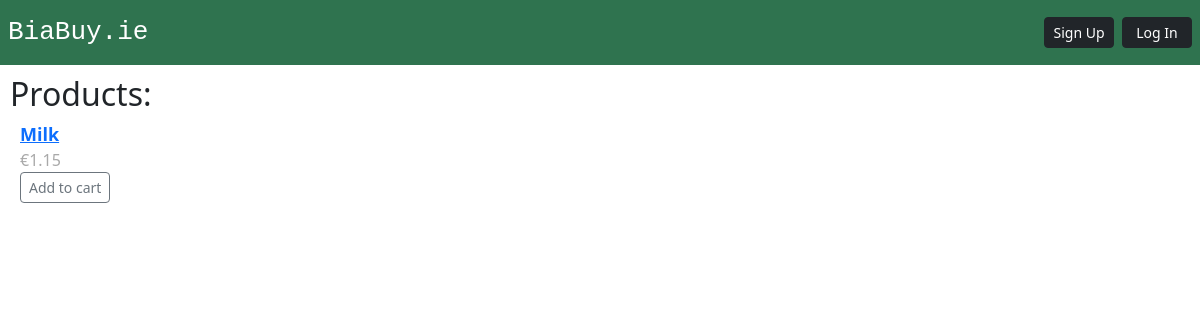
/catalog/, run on an earlier commit of the app's database.
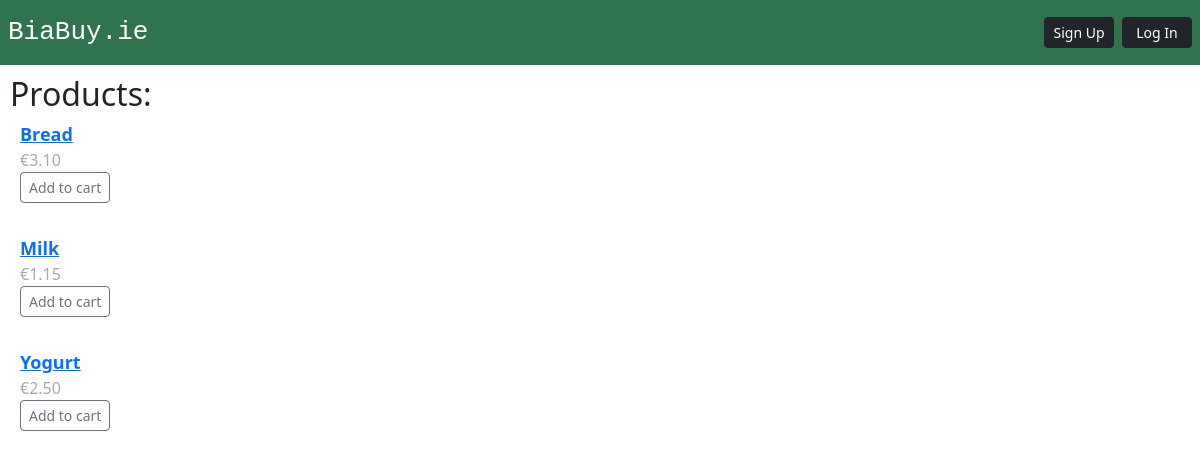
And on a later commit of the database.
### catalog/models.py (models this page shows, shortened)
class Item(models.Model):
    category = models.ForeignKey(Category, on_delete=models.CASCADE)
    item_name = models.CharField(max_length=200)
    item_desc = models.TextField("description")
    item_price = models.DecimalField(max_digits=10, decimal_places=2)

### catalog/views.py (the view)
# urls.py: path("", views.catalog_page_sorted, name="catalog_page_sorted"),
def catalog_page_sorted(request):
    sorted_catalog = Item.objects.order_by("item_name")
    context = {"sorted_catalog": sorted_catalog}
    return render(request, "catalog/index.html", context)

### catalog/templates/catalog/index.html (shortened to what this page needs)
{% extends "base.html" %}
{% block content %}
{% if sorted_catalog %}
<h2>Products:</h2>
<dl style="margin-left:10px">
{% for item in sorted_catalog %}
    <dt style="font-size:large"><a href="/catalog/{{ item.item_name }}/">{{ item.item_name }}</a></dt>
        <dd style="margin: 0;">
            <p style="color:darkgrey; margin-bottom: 0;"> €{{item.item_price}}</p>
        </dd>
        <dd>
            {% if user.is_authenticated %}
            <form action="/cart/add/{{ item.id }}/" method="POST">
                {%csrf_token%}
                <button
                type="submit"
                class="btn btn-outline-success btn-sm">
                Add to cart
                </button>
                {% else %}
                <a
                class="btn btn-outline-secondary btn-sm"
                href="/accounts/login">
                Add to cart
                </a>
                {%endif%}
        </dd>
    <br>
{% endfor %}
</dl>
{% else %}
    <p>No items are available.</p>
{% endif %}
{% endblock %}

What changed in the data, as far as the page shows it:
added Item: item_name "Bread", item_price "3.10"
added Item: item_name "Yogurt", item_price "2.50"
